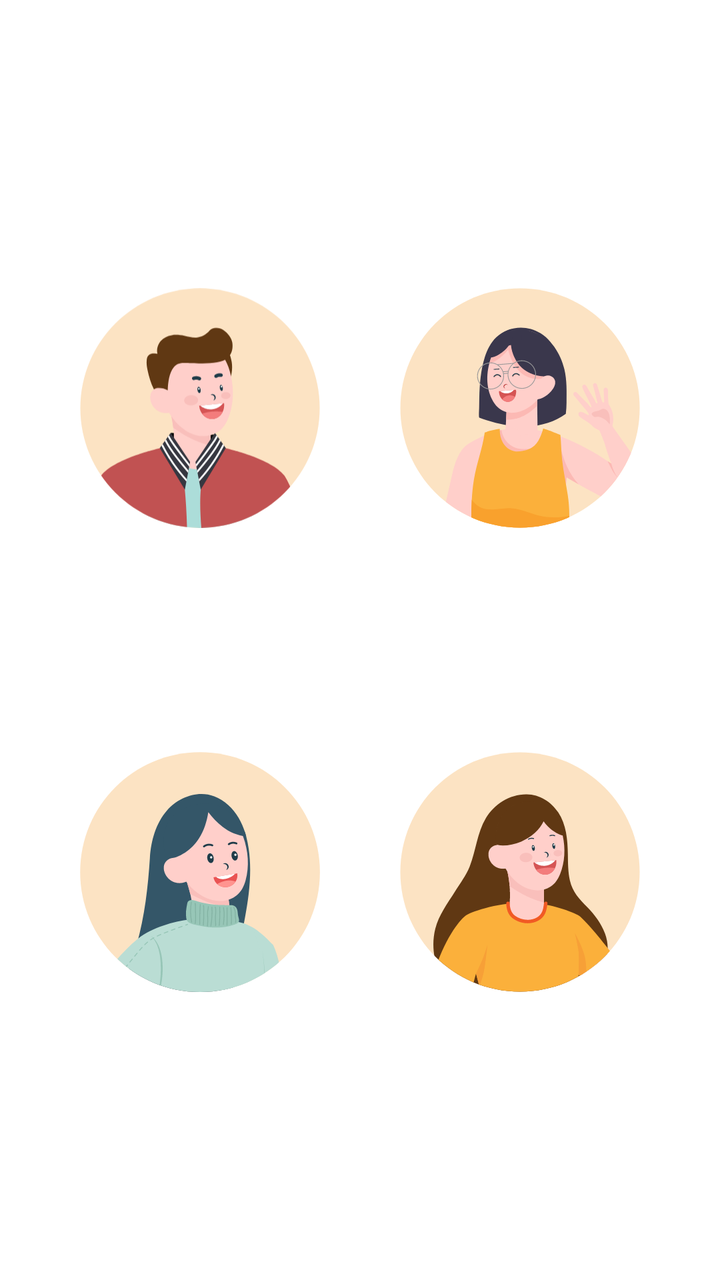
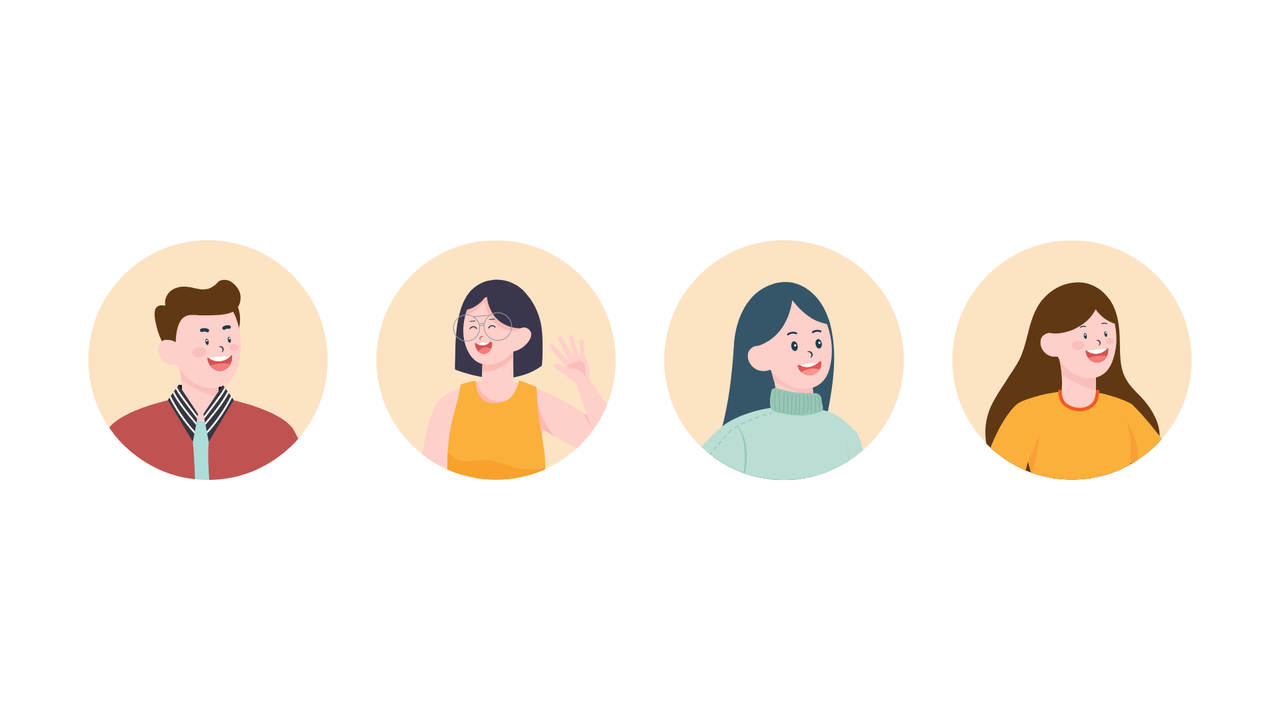

Compare how this app lays out the same screen by default and in its alternative resource folder. The renders come first, then the two layout files and the values they reference.
<!-- AndroidManifest.xml: application theme Theme.Android -->
<!-- res/layout/activity_landscape_variant.xml -->
<?xml version="1.0" encoding="utf-8"?>
<androidx.constraintlayout.widget.ConstraintLayout xmlns:android="http://schemas.android.com/apk/res/android"
    xmlns:app="http://schemas.android.com/apk/res-auto"
    xmlns:tools="http://schemas.android.com/tools"
    android:layout_width="match_parent"
    android:layout_height="match_parent"
    tools:context=".landcapevariant.LandscapeVariantActivity">

    <ImageView
        android:id="@+id/imageView"
        android:layout_width="120dp"
        android:layout_height="120dp"
        android:layout_marginStart="32dp"
        android:layout_marginTop="32dp"
        android:layout_marginEnd="32dp"
        app:layout_constraintBottom_toTopOf="@+id/imageView3"
        app:layout_constraintEnd_toStartOf="@+id/imageView2"
        app:layout_constraintStart_toStartOf="parent"
        app:layout_constraintTop_toTopOf="parent"
        app:srcCompat="@drawable/ic_avatar_1" />

    <ImageView
        android:id="@+id/imageView2"
        android:layout_width="120dp"
        android:layout_height="120dp"
        android:layout_marginEnd="32dp"
        app:layout_constraintEnd_toEndOf="parent"
        app:layout_constraintStart_toEndOf="@+id/imageView"
        app:layout_constraintTop_toTopOf="@+id/imageView"
        app:srcCompat="@drawable/ic_avatar_10" />

    <ImageView
        android:id="@+id/imageView3"
        android:layout_width="120dp"
        android:layout_height="120dp"
        android:layout_marginBottom="32dp"
        app:layout_constraintBottom_toBottomOf="parent"
        app:layout_constraintEnd_toStartOf="@+id/imageView4"
        app:layout_constraintStart_toStartOf="parent"
        app:layout_constraintTop_toBottomOf="@+id/imageView"
        app:srcCompat="@drawable/ic_avatar_2" />

    <ImageView
        android:id="@+id/imageView4"
        android:layout_width="120dp"
        android:layout_height="120dp"
        app:layout_constraintEnd_toEndOf="parent"
        app:layout_constraintStart_toEndOf="@+id/imageView3"
        app:layout_constraintTop_toTopOf="@+id/imageView3"
        app:srcCompat="@drawable/ic_avatar_4" />
</androidx.constraintlayout.widget.ConstraintLayout>
<!-- resources referenced by this layout -->
<resources>
  <!-- drawable ic_avatar_1: vector/xml drawable (drawable, 14848 chars, omitted) -->
  <!-- drawable ic_avatar_10: vector/xml drawable (drawable, 23049 chars, omitted) -->
  <!-- drawable ic_avatar_2: vector/xml drawable (drawable, 29603 chars, omitted) -->
  <!-- drawable ic_avatar_4: vector/xml drawable (drawable, 15921 chars, omitted) -->
  <style name="Theme.Android" parent="Theme.MaterialComponents.DayNight.DarkActionBar">
          
          <item name="colorPrimary">@color/purple_500</item>
          <item name="colorPrimaryVariant">@color/purple_700</item>
          <item name="colorOnPrimary">@color/white</item>
          
          <item name="colorSecondary">@color/teal_200</item>
          <item name="colorSecondaryVariant">@color/teal_700</item>
          <item name="colorOnSecondary">@color/black</item>
          
          <item name="android:statusBarColor" tools:targetApi="l">?attr/colorPrimaryVariant</item>
          
      </style>
  <color name="purple_500">#FF6200EE</color>
  <color name="purple_700">#FF3700B3</color>
  <color name="white">#FFFFFFFF</color>
  <color name="teal_200">#FF03DAC5</color>
  <color name="teal_700">#FF018786</color>
  <color name="black">#FF000000</color>
</resources>
<!-- res/layout-land/activity_landscape_variant.xml (the repository's variant of the layout above) -->
<!-- drawn on the phone turned sideways -->
<?xml version="1.0" encoding="utf-8"?>
<androidx.constraintlayout.widget.ConstraintLayout xmlns:android="http://schemas.android.com/apk/res/android"
    xmlns:app="http://schemas.android.com/apk/res-auto"
    xmlns:tools="http://schemas.android.com/tools"
    android:layout_width="match_parent"
    android:layout_height="match_parent"
    tools:context=".landcapevariant.LandscapeVariantActivity">

    <ImageView
        android:id="@+id/imageView"
        android:layout_width="0dp"
        android:layout_height="120dp"
        android:layout_marginStart="32dp"
        app:layout_constraintBottom_toBottomOf="parent"
        app:layout_constraintEnd_toStartOf="@+id/imageView2"
        app:layout_constraintStart_toStartOf="parent"
        app:layout_constraintTop_toTopOf="parent"
        app:srcCompat="@drawable/ic_avatar_1" />

    <ImageView
        android:id="@+id/imageView2"
        android:layout_width="0dp"
        android:layout_height="120dp"
        app:layout_constraintBottom_toBottomOf="parent"
        app:layout_constraintEnd_toStartOf="@+id/imageView3"
        app:layout_constraintStart_toEndOf="@+id/imageView"
        app:layout_constraintTop_toTopOf="parent"
        app:srcCompat="@drawable/ic_avatar_10" />

    <ImageView
        android:id="@+id/imageView3"
        android:layout_width="0dp"
        android:layout_height="120dp"
        app:layout_constraintBottom_toBottomOf="parent"
        app:layout_constraintEnd_toStartOf="@+id/imageView4"
        app:layout_constraintStart_toEndOf="@+id/imageView2"
        app:layout_constraintTop_toTopOf="parent"
        app:srcCompat="@drawable/ic_avatar_2" />

    <ImageView
        android:id="@+id/imageView4"
        android:layout_width="0dp"
        android:layout_height="120dp"
        android:layout_marginEnd="32dp"
        app:layout_constraintBottom_toBottomOf="parent"
        app:layout_constraintEnd_toEndOf="parent"
        app:layout_constraintStart_toEndOf="@+id/imageView3"
        app:layout_constraintTop_toTopOf="parent"
        app:srcCompat="@drawable/ic_avatar_4" />
</androidx.constraintlayout.widget.ConstraintLayout>
